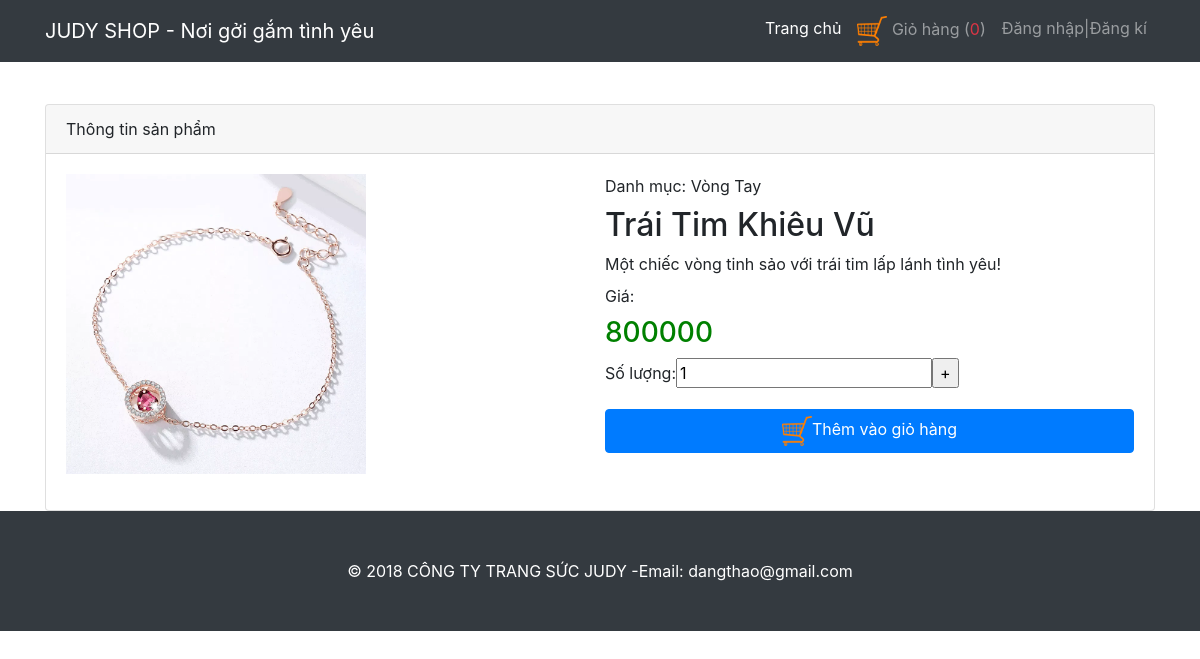
Screenshot of /product_details.php?id=1 with the database file from the repository.
### tables this page shows
CREATE TABLE `products` (
  `id` int(11) NOT NULL,
  `product_name` varchar(100) NOT NULL,
  `image_url` varchar(200) NOT NULL,
  `description` text NOT NULL,
  `category_id` int(11) NOT NULL,
  `price` int(11) NOT NULL,
  `rate` tinyint(4) NOT NULL
);

CREATE TABLE `categories` (
  `id` tinyint(4) NOT NULL,
  `name` varchar(50) NOT NULL
);

### site/products.php (called while the page is built, shortened)
<?php
	function get_all_categories($connect)
	{
		$sql = "SELECT * FROM categories";
		$result = $connect->query($sql);
		if ($result->num_rows > 0) {
			while($row = mysqli_fetch_array($result))
			{
				$categories[]=$row;
			}
		}
		return $categories;
	}
	function get_product_by_id($connect,$product_id)
	{
		$sql = "SELECT * FROM products WHERE id=".$product_id;
		$result = $connect->query($sql);
		if ($result->num_rows > 0) {
			$products = mysqli_fetch_assoc($result);
		}
		return $products;
	}
	$categories = get_all_categories($connect);
?>

### product_details.php (the view, shortened to what this page needs)
<?php
include "site/header.php";
include "site/products.php";
if(isset($_GET['id'])){
	$products = get_product_by_id($connect,$_GET['id']);
?>
    <div class="container">
      <div class="card card-register mx-auto mt-5">
        <div class="card-header">Thông tin sản phẩm</div>
        <div class="card-body">
          <form>
            <div class="form-group">
              <div class="form-row">
			   <div class="col-md-6">
				  <div class="form-label-group">
				  <img src="<?php echo $products['image_url'];?>" width="300" height="300">
				  </div>
                </div>
                <div class="col-md-6">
                  <div class="form-label-group">
						<div class="form-label-group">
						<label for="address">Danh mục: <?php echo $categories[$products['category_id']-1]['name'];?> </label>
					</div><h2> <?php echo $products['product_name'];?></h2>
					</div>
					<div class="form-label-group">
					   <label for="description"><?php echo $products['description'];?></label>
					 </div>
					<div class="form-label-group">
						<label for="price">Giá:</label> <h3 style="color:green"><?php echo $products['price'];?></h3>
						</div>
					<div class="form-group">
					 <label for="price">Số lượng: </label><input type="text" id="number_product" value="1" /><input type="Button" id='AddButton' onclick="javascript: document.getElementById('number_product').value++;" value="+" />
					</div>
					<a class="btn btn-primary btn-block" onclick="addProductIntoShoppingCart(<?php echo $products['id'];?>);"><img src="images/shopping-cart-2.png" width=30 height=30 />Thêm vào giỏ hàng</a>
				</div>
                  </div>
                </div>
				</form>
              </div>
            </div>
        </div>
<?php
}else
{
	echo "<h1 class='text-center'>404 Page not found!</h1>";
}
include "site/footer.php"
?>

### public/css/shop-homepage.css (style rules this page uses)
body { padding-top: 54px; }
@media (min-width: 992px) { body { padding-top: 56px; } }

### rows the page displays
products: image_url (picture), category.name "Vòng Tay", product_name "Trái Tim Khiêu Vũ", description "Một chiếc vòng tinh sảo với trái tim lấp lánh tình yêu!", price "800000"

### other values shown
$_SESSION["number_product_in_cart"] "0"
